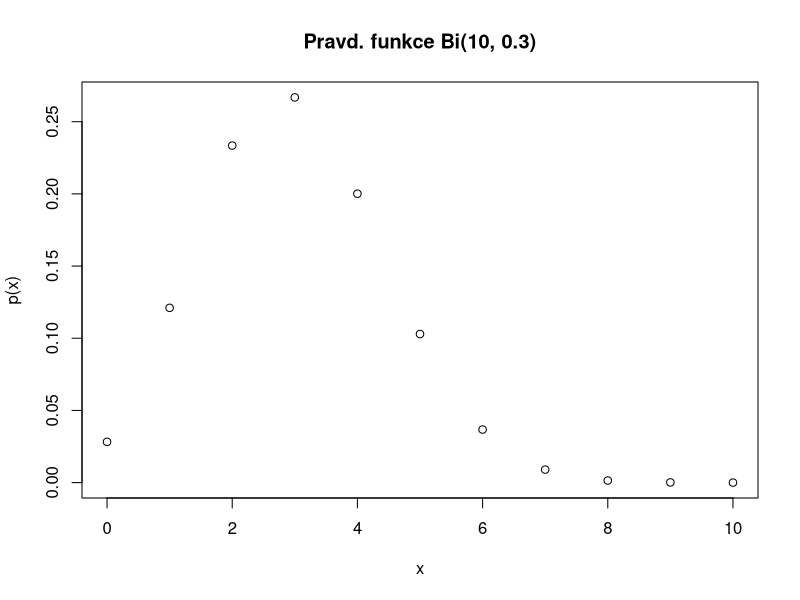
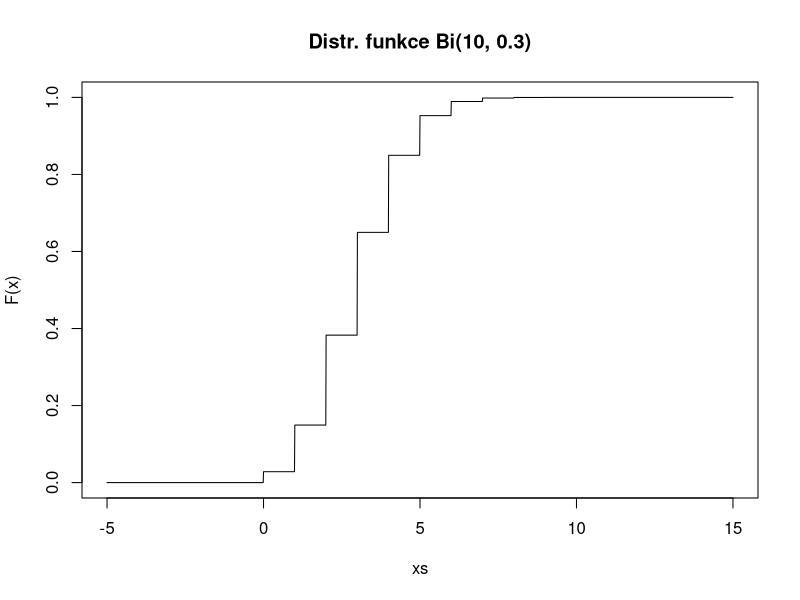
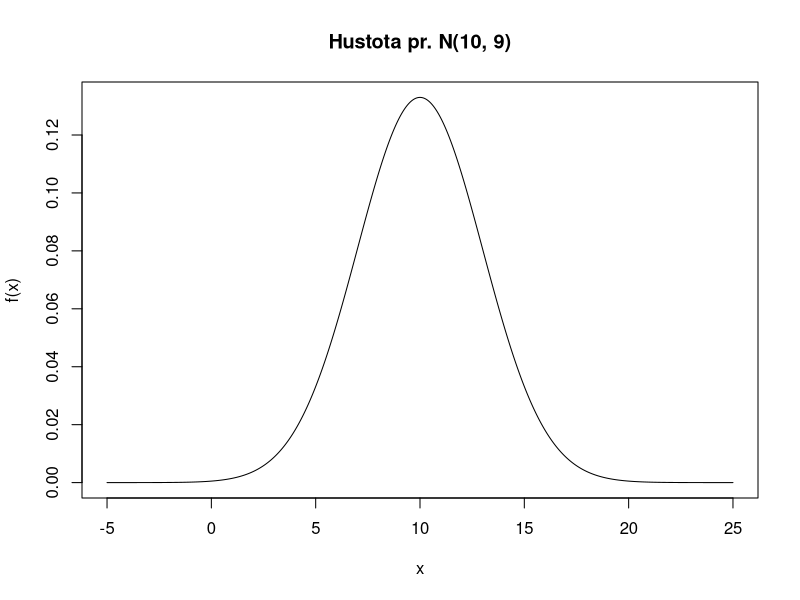
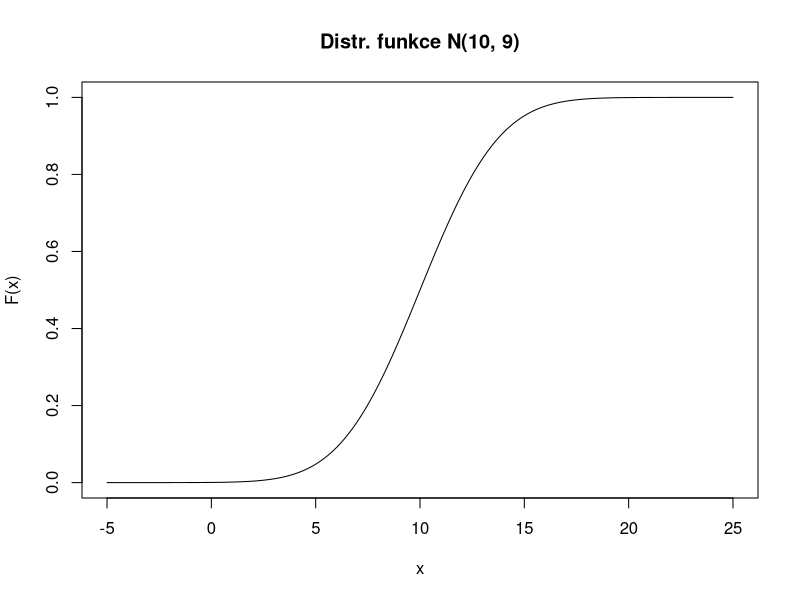
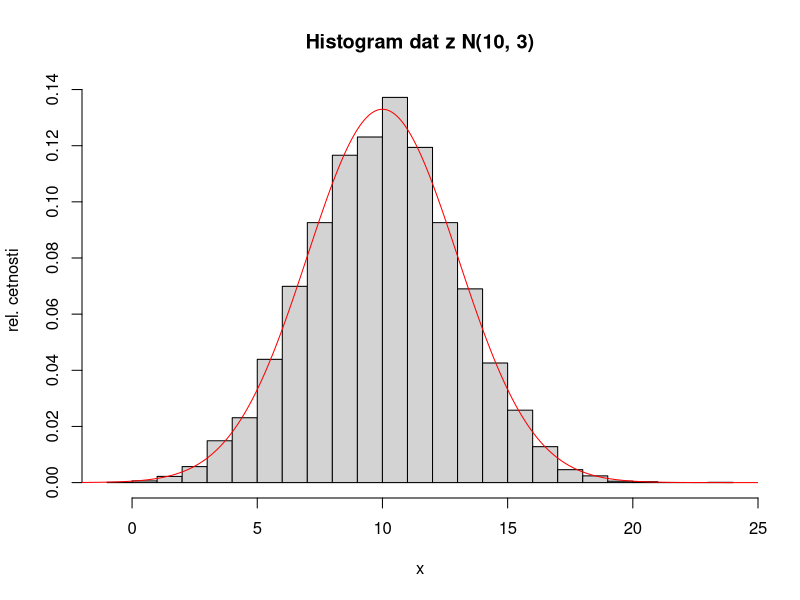

The R source for these figures, in order:
# --- UKAZKA PRACE S BINOMICKYM ROZDELENIM ---

# nastaveni parametru rozdeleni
n = 10   # pocet pokusu
p = 0.3  # pravdepodobnost uspechu

# Vykresleni pravdepodobnostni funkce:
# Vytvorime vektor hodnot 0, ..., n,
x = seq(0, n) 
# v nich vypocteme hodnoty pravdepodobnostni funkce 
# binomickeho rozdelni s parametry n, p
prf = dbinom(x, n, p)
# a vykreslime graf. 
plot(x, prf, t='p', ylab = 'p(x)', 
     main=sprintf('Pravd. funkce Bi(%d, %g)', n, p))
# Parametr t='p' zajistil vykresleni jednotlivych bodu.

# Vykresleni distribucni funkce:
# Distribucni funkci vykreslime jako funkci realne promenne,
# proto vytvorime vektor hodnot na delsim intervalu obsahujicim
# interval <0, n> a vzdalenost mezi jednotlivymi body zvolime mnohem 
# mensi nez 1.
xs = seq(-n/2, n+n/2, 0.01) 
# Vypocteme vektor hodnot distribucni funkce
distrf = pbinom(xs, n, p)
# a vykreslime graf. 
plot(xs, distrf, t='l', ylab = 'F(x)', 
     main=sprintf('Distr. funkce Bi(%d, %g)', n, p))
# Parametr t='l' zajistil vykresleni spojiteho grafu.
# Funkce je ve skutecnosti nespojita a po castech konstantni, 
# coz R z vypoctenych hodnot nepozna. Proto graf vypada jako "schody".

# Vypocet kvantilu:
# q-kvantil je nejnizsi hodnota k, pro kterou plati P(X<=k) >= q,
# tj. nejnizzsi hodnota, pro kterou distribucni funkce nabyva
# hodnoty alespon q.
q = 0.7 # volba pravdepodobnosti 
k = qbinom(q, n, p) # vypoct kvantilu
# Muzeme overit spravnost:
# Hodnota distribucni funkce v bode k skutecne dosahuje alespon q.
pbinom(k, n, p) 
# Zmensime-li k o libovlne malou hodnotu, distribucni funkce nedosahuje q.
pbinom(k-0.000001, n, p) 

#############################################################################

# --- UKAZKA PRACE S NORMALNIM ROZDELENIM ---
# nastaveni parametru rozdeleni
m = 10 # stredni hodnota
s = 3  # smerodatna odchylka
# Vytvorime vektor hodnot, tentokrat "huste" v dost dlouhem intervalu,
x = seq(m-5*s, m+5*s, 0.01) 
# v nich vypocteme hodnoty hustoty pravdepodobnosti 
# normalniho rozdelni se str. hodnotou m a smerodatnou odchylkou s
hust = dnorm(x, m, s)
# a vykreslime graf. 
plot(x, hust, t='l', ylab = 'f(x)', 
     main=sprintf('Hustota pr. N(%g, %g)', m, s**2))
# Normalni rozdeleni se zpravidla v textu uvadi s parametry
# str. hodnota a rozptyl (proto s**2 v titulku grafu),
# R ale ocekava parametry str. hodnota a smerodatna odchylka.

# Vykresleni distribucni funkce:
# Vypocteme vektor hodnot distribucni funkce
distrf = pnorm(x, m, s)
# a vykreslime graf .
plot(x, distrf, t='l', ylab = 'F(x)', 
     main=sprintf('Distr. funkce N(%g, %g)', m, s**2))

# Vypocet kvantilu:
q = 0.7 # volba pravdepodobnosti 
k = qnorm(q, m, s) # vypoct kvantilu
# Muzeme overit spravnost:
# Hodnota distribucni funkce v k tentokrat presne nabyva hodnoty q,
# protoze distribucni funkce je v tomto pripade spojita a prosta funkce.
pnorm(k, m, s) 

# Generovani nahodnych vzorku:
N = 10000 # pocet vzorku
r = rnorm(N, m, s) # vygenerovani N nahodnych vzorku z normalniho rozdeleni
# Overime, ze vse funguje podle ocekavani.
# Vykreslime histogram. Dat je dost, muzeme volit vetsi pocet intervalu. 
hist(r, breaks=20, freq=FALSE, xlab = 'x', ylab='rel. cetnosti', 
     main=sprintf('Histogram dat z N(%s, %s)', m, s)) 
# Parametr freq=FALSE zajistil, ze plocha histogramu je rovna 1
# a muzeme tak histogram porovnat se skutecnou hustotou.
lines(x, hust, col='red')
# Pouziti prikazu lines misto plot zajistilo, ze se graf zakreslil
# do stavajiciho grafu s histogramem.



